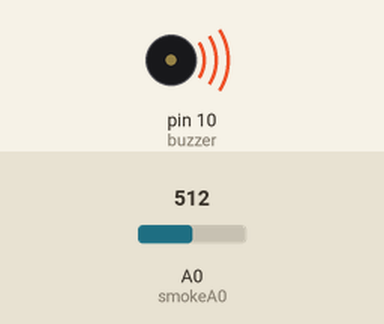
Simulated run of this sketch. Board: Arduino Uno, built with avr-gcc and run on an emulated ATmega328P. Parts: buzzer (waves = sounding, pin HIGH). The inputs (shaded band) are chosen by the test bench; at power-on: A0 (smokeA0) = 512. Pins used as bus, display or sensor lines are not drawn; what the sketch prints to the serial monitor is not drawn.

Above: at 1.8 s.
1.9 s: A0 (smokeA0) set to 190
Timing chart, 0 to 4.9 s (numbered marks = the images above; inputs shaded):
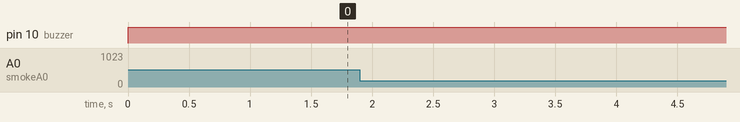

The sketch:

gas-automation.ino
```cpp
//Debadri Dutta's Code

int minSecsBetweenEmails = 60; // 1 min interval b/w emails

long lastSend = -minSecsBetweenEmails * 1000l;

int buzzer = 10;
int smokeA0 = A0;

// Your threshold value. You might need to change it.
int sensorThres = 200;

void setup() {
  pinMode(buzzer, OUTPUT);
  pinMode(smokeA0, INPUT);
  Serial.begin(9600);
}

void loop() {
  long now = millis();
  int analogSensor = analogRead(smokeA0);
  // Checks if it has reached the threshold value
  if (analogSensor > sensorThres)
  {
    digitalWrite(buzzer,HIGH);
    if (now > (lastSend + minSecsBetweenEmails * 1000l))
    {
   Serial.println("Gas leakage detected");
      lastSend = now;
    }
    else
    {
      Serial.println("");
    }
  }
  else
  {
    noTone(buzzer);
     Serial.println("Clean");
  }
  delay(1000);
}
```
